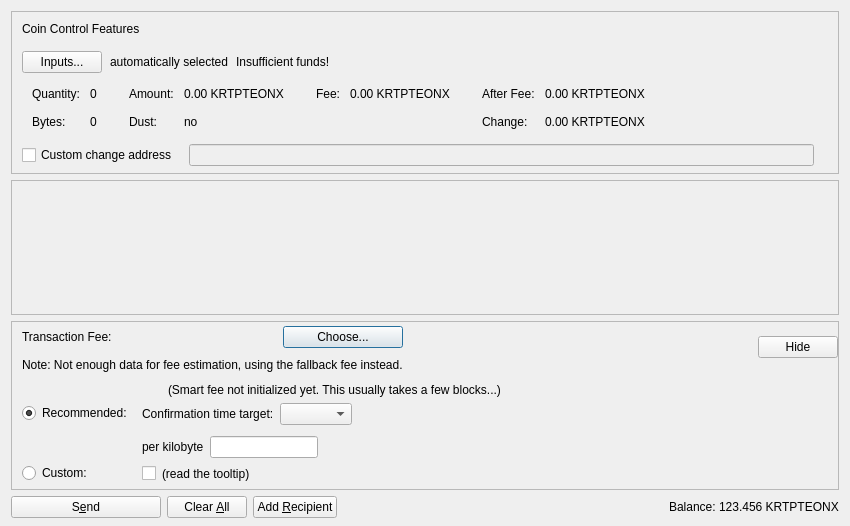
<?xml version="1.0" encoding="UTF-8"?>
<ui version="4.0">
 <class>SendCoinsDialog</class>
 <widget class="QDialog" name="SendCoinsDialog">
  <property name="geometry">
   <rect>
    <x>0</x>
    <y>0</y>
    <width>850</width>
    <height>526</height>
   </rect>
  </property>
  <property name="windowTitle">
   <string>Send Coins</string>
  </property>
  <layout class="QVBoxLayout" name="verticalLayout" stretch="0,1,0,0">
   <property name="bottomMargin">
    <number>8</number>
   </property>
   <item>
    <widget class="QFrame" name="frameCoinControl">
     <property name="sizePolicy">
      <sizepolicy hsizetype="Expanding" vsizetype="Expanding">
       <horstretch>0</horstretch>
       <verstretch>0</verstretch>
      </sizepolicy>
     </property>
     <property name="maximumSize">
      <size>
       <width>16777215</width>
       <height>16777215</height>
      </size>
     </property>
     <property name="frameShape">
      <enum>QFrame::StyledPanel</enum>
     </property>
     <property name="frameShadow">
      <enum>QFrame::Sunken</enum>
     </property>
     <layout class="QVBoxLayout" name="verticalLayoutCoinControl2">
      <property name="spacing">
       <number>0</number>
      </property>
      <property name="leftMargin">
       <number>0</number>
      </property>
      <property name="topMargin">
       <number>0</number>
      </property>
      <property name="rightMargin">
       <number>0</number>
      </property>
      <property name="bottomMargin">
       <number>6</number>
      </property>
      <item>
       <layout class="QVBoxLayout" name="verticalLayoutCoinControl" stretch="0,0,0,0,1">
        <property name="spacing">
         <number>0</number>
        </property>
        <property name="leftMargin">
         <number>10</number>
        </property>
        <property name="topMargin">
         <number>10</number>
        </property>
        <item>
         <layout class="QHBoxLayout" name="horizontalLayoutCoinControl1">
          <property name="bottomMargin">
           <number>15</number>
          </property>
          <item>
           <widget class="QLabel" name="labelCoinControlFeatures">
            <property name="sizePolicy">
             <sizepolicy hsizetype="Preferred" vsizetype="Maximum">
              <horstretch>0</horstretch>
              <verstretch>0</verstretch>
             </sizepolicy>
            </property>
            <property name="text">
             <string>Coin Control Features</string>
            </property>
           </widget>
          </item>
         </layout>
        </item>
        <item>
         <layout class="QHBoxLayout" name="horizontalLayoutCoinControl2" stretch="0,0,0,0">
          <property name="spacing">
           <number>8</number>
          </property>
          <property name="bottomMargin">
           <number>10</number>
          </property>
          <item>
           <widget class="QPushButton" name="pushButtonCoinControl">
            <property name="styleSheet">
             <string notr="true"/>
            </property>
            <property name="text">
             <string>Inputs...</string>
            </property>
            <property name="autoDefault">
             <bool>false</bool>
            </property>
           </widget>
          </item>
          <item>
           <widget class="QLabel" name="labelCoinControlAutomaticallySelected">
            <property name="text">
             <string>automatically selected</string>
            </property>
            <property name="margin">
             <number>5</number>
            </property>
           </widget>
          </item>
          <item>
           <widget class="QLabel" name="labelCoinControlInsuffFunds">
            <property name="text">
             <string>Insufficient funds!</string>
            </property>
            <property name="margin">
             <number>5</number>
            </property>
           </widget>
          </item>
          <item>
           <spacer name="horizontalSpacerCoinControl">
            <property name="orientation">
             <enum>Qt::Horizontal</enum>
            </property>
            <property name="sizeHint" stdset="0">
             <size>
              <width>40</width>
              <height>1</height>
             </size>
            </property>
           </spacer>
          </item>
         </layout>
        </item>
        <item>
         <widget class="QWidget" name="widgetCoinControl" native="true">
          <property name="sizePolicy">
           <sizepolicy hsizetype="Preferred" vsizetype="Preferred">
            <horstretch>0</horstretch>
            <verstretch>0</verstretch>
           </sizepolicy>
          </property>
          <property name="minimumSize">
           <size>
            <width>0</width>
            <height>0</height>
           </size>
          </property>
          <property name="styleSheet">
           <string notr="true"/>
          </property>
          <layout class="QHBoxLayout" name="horizontalLayoutCoinControl5">
           <property name="leftMargin">
            <number>0</number>
           </property>
           <property name="topMargin">
            <number>0</number>
           </property>
           <property name="rightMargin">
            <number>0</number>
           </property>
           <property name="bottomMargin">
            <number>0</number>
           </property>
           <item>
            <layout class="QHBoxLayout" name="horizontalLayoutCoinControl3" stretch="0,0,0,1">
             <property name="spacing">
              <number>20</number>
             </property>
             <property name="topMargin">
              <number>0</number>
             </property>
             <property name="bottomMargin">
              <number>10</number>
             </property>
             <item>
              <layout class="QFormLayout" name="formLayoutCoinControl1">
               <property name="horizontalSpacing">
                <number>10</number>
               </property>
               <property name="verticalSpacing">
                <number>14</number>
               </property>
               <property name="leftMargin">
                <number>10</number>
               </property>
               <property name="topMargin">
                <number>4</number>
               </property>
               <property name="rightMargin">
                <number>6</number>
               </property>
               <item row="0" column="0">
                <widget class="QLabel" name="labelCoinControlQuantityText">
                 <property name="text">
                  <string>Quantity:</string>
                 </property>
                 <property name="margin">
                  <number>0</number>
                 </property>
                </widget>
               </item>
               <item row="0" column="1">
                <widget class="QLabel" name="labelCoinControlQuantity">
                 <property name="cursor">
                  <cursorShape>IBeamCursor</cursorShape>
                 </property>
                 <property name="contextMenuPolicy">
                  <enum>Qt::ActionsContextMenu</enum>
                 </property>
                 <property name="text">
                  <string notr="true">0</string>
                 </property>
                 <property name="margin">
                  <number>0</number>
                 </property>
                 <property name="textInteractionFlags">
                  <set>Qt::LinksAccessibleByMouse|Qt::TextSelectableByKeyboard|Qt::TextSelectableByMouse</set>
                 </property>
                </widget>
               </item>
               <item row="1" column="0">
                <widget class="QLabel" name="labelCoinControlBytesText">
                 <property name="text">
                  <string>Bytes:</string>
                 </property>
                </widget>
               </item>
               <item row="1" column="1">
                <widget class="QLabel" name="labelCoinControlBytes">
                 <property name="cursor">
                  <cursorShape>IBeamCursor</cursorShape>
                 </property>
                 <property name="contextMenuPolicy">
                  <enum>Qt::ActionsContextMenu</enum>
                 </property>
                 <property name="text">
                  <string notr="true">0</string>
                 </property>
                 <property name="textInteractionFlags">
                  <set>Qt::LinksAccessibleByMouse|Qt::TextSelectableByKeyboard|Qt::TextSelectableByMouse</set>
                 </property>
                </widget>
               </item>
              </layout>
             </item>
             <item>
              <layout class="QFormLayout" name="formLayoutCoinControl2">
               <property name="horizontalSpacing">
                <number>10</number>
               </property>
               <property name="verticalSpacing">
                <number>14</number>
               </property>
               <property name="leftMargin">
                <number>6</number>
               </property>
               <property name="topMargin">
                <number>4</number>
               </property>
               <property name="rightMargin">
                <number>6</number>
               </property>
               <item row="0" column="0">
                <widget class="QLabel" name="labelCoinControlAmountText">
                 <property name="text">
                  <string>Amount:</string>
                 </property>
                 <property name="margin">
                  <number>0</number>
                 </property>
                </widget>
               </item>
               <item row="0" column="1">
                <widget class="QLabel" name="labelCoinControlAmount">
                 <property name="cursor">
                  <cursorShape>IBeamCursor</cursorShape>
                 </property>
                 <property name="contextMenuPolicy">
                  <enum>Qt::ActionsContextMenu</enum>
                 </property>
                 <property name="text">
                  <string notr="true">0.00 KRTPTEONX</string>
                 </property>
                 <property name="textInteractionFlags">
                  <set>Qt::LinksAccessibleByMouse|Qt::TextSelectableByKeyboard|Qt::TextSelectableByMouse</set>
                 </property>
                </widget>
               </item>
               <item row="1" column="0">
                <widget class="QLabel" name="labelCoinControlLowOutputText">
                 <property name="text">
                  <string>Dust:</string>
                 </property>
                </widget>
               </item>
               <item row="1" column="1">
                <widget class="QLabel" name="labelCoinControlLowOutput">
                 <property name="cursor">
                  <cursorShape>IBeamCursor</cursorShape>
                 </property>
                 <property name="contextMenuPolicy">
                  <enum>Qt::ActionsContextMenu</enum>
                 </property>
                 <property name="text">
                  <string notr="true">no</string>
                 </property>
                 <property name="textInteractionFlags">
                  <set>Qt::LinksAccessibleByMouse|Qt::TextSelectableByKeyboard|Qt::TextSelectableByMouse</set>
                 </property>
                </widget>
               </item>
              </layout>
             </item>
             <item>
              <layout class="QFormLayout" name="formLayoutCoinControl3">
               <property name="horizontalSpacing">
                <number>10</number>
               </property>
               <property name="verticalSpacing">
                <number>14</number>
               </property>
               <property name="leftMargin">
                <number>6</number>
               </property>
               <property name="topMargin">
                <number>4</number>
               </property>
               <property name="rightMargin">
                <number>6</number>
               </property>
               <item row="0" column="0">
                <widget class="QLabel" name="labelCoinControlFeeText">
                 <property name="text">
                  <string>Fee:</string>
                 </property>
                 <property name="margin">
                  <number>0</number>
                 </property>
                </widget>
               </item>
               <item row="0" column="1">
                <widget class="QLabel" name="labelCoinControlFee">
                 <property name="cursor">
                  <cursorShape>IBeamCursor</cursorShape>
                 </property>
                 <property name="contextMenuPolicy">
                  <enum>Qt::ActionsContextMenu</enum>
                 </property>
                 <property name="text">
                  <string notr="true">0.00 KRTPTEONX</string>
                 </property>
                 <property name="textInteractionFlags">
                  <set>Qt::LinksAccessibleByMouse|Qt::TextSelectableByKeyboard|Qt::TextSelectableByMouse</set>
                 </property>
                </widget>
               </item>
              </layout>
             </item>
             <item>
              <layout class="QFormLayout" name="formLayoutCoinControl4">
               <property name="horizontalSpacing">
                <number>10</number>
               </property>
               <property name="verticalSpacing">
                <number>14</number>
               </property>
               <property name="leftMargin">
                <number>6</number>
               </property>
               <property name="topMargin">
                <number>4</number>
               </property>
               <property name="rightMargin">
                <number>6</number>
               </property>
               <item row="0" column="0">
                <widget class="QLabel" name="labelCoinControlAfterFeeText">
                 <property name="text">
                  <string>After Fee:</string>
                 </property>
                 <property name="margin">
                  <number>0</number>
                 </property>
                </widget>
               </item>
               <item row="0" column="1">
                <widget class="QLabel" name="labelCoinControlAfterFee">
                 <property name="cursor">
                  <cursorShape>IBeamCursor</cursorShape>
                 </property>
                 <property name="contextMenuPolicy">
                  <enum>Qt::ActionsContextMenu</enum>
                 </property>
                 <property name="text">
                  <string notr="true">0.00 KRTPTEONX</string>
                 </property>
                 <property name="textInteractionFlags">
                  <set>Qt::LinksAccessibleByMouse|Qt::TextSelectableByKeyboard|Qt::TextSelectableByMouse</set>
                 </property>
                </widget>
               </item>
               <item row="1" column="0">
                <widget class="QLabel" name="labelCoinControlChangeText">
                 <property name="text">
                  <string>Change:</string>
                 </property>
                </widget>
               </item>
               <item row="1" column="1">
                <widget class="QLabel" name="labelCoinControlChange">
                 <property name="cursor">
                  <cursorShape>IBeamCursor</cursorShape>
                 </property>
                 <property name="contextMenuPolicy">
                  <enum>Qt::ActionsContextMenu</enum>
                 </property>
                 <property name="text">
                  <string notr="true">0.00 KRTPTEONX</string>
                 </property>
                 <property name="textInteractionFlags">
                  <set>Qt::LinksAccessibleByMouse|Qt::TextSelectableByKeyboard|Qt::TextSelectableByMouse</set>
                 </property>
                </widget>
               </item>
              </layout>
             </item>
            </layout>
           </item>
          </layout>
         </widget>
        </item>
        <item>
         <layout class="QHBoxLayout" name="horizontalLayoutCoinControl4" stretch="0,0,0">
          <property name="spacing">
           <number>12</number>
          </property>
          <property name="sizeConstraint">
           <enum>QLayout::SetDefaultConstraint</enum>
          </property>
          <property name="topMargin">
           <number>5</number>
          </property>
          <property name="rightMargin">
           <number>5</number>
          </property>
          <item>
           <widget class="QCheckBox" name="checkBoxCoinControlChange">
            <property name="toolTip">
             <string>If this is activated, but the change address is empty or invalid, change will be sent to a newly generated address.</string>
            </property>
            <property name="text">
             <string>Custom change address</string>
            </property>
           </widget>
          </item>
          <item>
           <widget class="QValidatedLineEdit" name="lineEditCoinControlChange">
            <property name="enabled">
             <bool>false</bool>
            </property>
            <property name="sizePolicy">
             <sizepolicy hsizetype="Expanding" vsizetype="Fixed">
              <horstretch>0</horstretch>
              <verstretch>0</verstretch>
             </sizepolicy>
            </property>
           </widget>
          </item>
          <item>
           <widget class="QLabel" name="labelCoinControlChangeLabel">
            <property name="sizePolicy">
             <sizepolicy hsizetype="Preferred" vsizetype="Expanding">
              <horstretch>0</horstretch>
              <verstretch>0</verstretch>
             </sizepolicy>
            </property>
            <property name="minimumSize">
             <size>
              <width>0</width>
              <height>0</height>
             </size>
            </property>
            <property name="text">
             <string/>
            </property>
            <property name="margin">
             <number>3</number>
            </property>
           </widget>
          </item>
         </layout>
        </item>
        <item>
         <spacer name="verticalSpacerCoinControl">
          <property name="orientation">
           <enum>Qt::Vertical</enum>
          </property>
          <property name="sizeHint" stdset="0">
           <size>
            <width>800</width>
            <height>1</height>
           </size>
          </property>
         </spacer>
        </item>
       </layout>
      </item>
     </layout>
    </widget>
   </item>
   <item>
    <widget class="QScrollArea" name="scrollArea">
     <property name="widgetResizable">
      <bool>true</bool>
     </property>
     <widget class="QWidget" name="scrollAreaWidgetContents">
      <property name="geometry">
       <rect>
        <x>0</x>
        <y>0</y>
        <width>830</width>
        <height>104</height>
       </rect>
      </property>
      <layout class="QVBoxLayout" name="verticalLayout_2" stretch="0,1">
       <property name="leftMargin">
        <number>0</number>
       </property>
       <property name="topMargin">
        <number>0</number>
       </property>
       <property name="rightMargin">
        <number>0</number>
       </property>
       <property name="bottomMargin">
        <number>0</number>
       </property>
       <item>
        <layout class="QVBoxLayout" name="entries">
         <property name="spacing">
          <number>6</number>
         </property>
        </layout>
       </item>
       <item>
        <spacer name="verticalSpacer">
         <property name="orientation">
          <enum>Qt::Vertical</enum>
         </property>
         <property name="sizeHint" stdset="0">
          <size>
           <width>20</width>
           <height>40</height>
          </size>
         </property>
        </spacer>
       </item>
      </layout>
     </widget>
    </widget>
   </item>
   <item>
    <widget class="QFrame" name="frameFee">
     <property name="sizePolicy">
      <sizepolicy hsizetype="Expanding" vsizetype="Expanding">
       <horstretch>0</horstretch>
       <verstretch>0</verstretch>
      </sizepolicy>
     </property>
     <property name="maximumSize">
      <size>
       <width>16777215</width>
       <height>16777215</height>
      </size>
     </property>
     <property name="frameShape">
      <enum>QFrame::StyledPanel</enum>
     </property>
     <property name="frameShadow">
      <enum>QFrame::Sunken</enum>
     </property>
     <layout class="QVBoxLayout" name="verticalLayoutFee1">
      <property name="spacing">
       <number>0</number>
      </property>
      <property name="leftMargin">
       <number>0</number>
      </property>
      <property name="topMargin">
       <number>0</number>
      </property>
      <property name="rightMargin">
       <number>0</number>
      </property>
      <property name="bottomMargin">
       <number>0</number>
      </property>
      <item>
       <layout class="QVBoxLayout" name="verticalLayoutFee2" stretch="0,0,0">
        <property name="spacing">
         <number>0</number>
        </property>
        <property name="leftMargin">
         <number>10</number>
        </property>
        <property name="topMargin">
         <number>0</number>
        </property>
        <item>
         <layout class="QHBoxLayout" name="horizontalLayoutFee1">
          <property name="bottomMargin">
           <number>0</number>
          </property>
          <item>
           <layout class="QVBoxLayout" name="verticalLayoutFee7">
            <property name="spacing">
             <number>0</number>
            </property>
            <item>
             <spacer name="verticalSpacerSmartFee">
              <property name="orientation">
               <enum>Qt::Vertical</enum>
              </property>
              <property name="sizeType">
               <enum>QSizePolicy::Fixed</enum>
              </property>
              <property name="sizeHint" stdset="0">
               <size>
                <width>1</width>
                <height>4</height>
               </size>
              </property>
             </spacer>
            </item>
            <item>
             <layout class="QHBoxLayout" name="horizontalLayoutSmartFee">
              <property name="spacing">
               <number>10</number>
              </property>
              <item>
               <widget class="QLabel" name="labelFeeHeadline">
                <property name="sizePolicy">
                 <sizepolicy hsizetype="Preferred" vsizetype="Maximum">
                  <horstretch>0</horstretch>
                  <verstretch>0</verstretch>
                 </sizepolicy>
                </property>
                <property name="text">
                 <string>Transaction Fee:</string>
                </property>
               </widget>
              </item>
              <item>
               <widget class="QLabel" name="labelFeeMinimized">
                <property name="text">
                 <string/>
                </property>
               </widget>
              </item>
              <item>
               <widget class="QPushButton" name="buttonChooseFee">
                <property name="text">
                 <string>Choose...</string>
                </property>
               </widget>
              </item>
             </layout>
            </item>
            <item>
             <spacer name="verticalSpacer_7">
              <property name="orientation">
               <enum>Qt::Vertical</enum>
              </property>
              <property name="sizeHint" stdset="0">
               <size>
                <width>1</width>
                <height>10</height>
               </size>
              </property>
             </spacer>
            </item>
            <item>
             <widget class="QLabel" name="fallbackFeeWarningLabel">
              <property name="toolTip">
               <string>Using the fallbackfee can result in sending a transaction that will take several hours or days (or never) to confirm. Consider choosing your fee manually or wait until you have validated the complete chain.</string>
              </property>
              <property name="text">
               <string>Note: Not enough data for fee estimation, using the fallback fee instead.</string>
              </property>
              <property name="wordWrap">
               <bool>false</bool>
              </property>
             </widget>
            </item>
            <item>
             <spacer name="verticalSpacer_5">
              <property name="orientation">
               <enum>Qt::Vertical</enum>
              </property>
              <property name="sizeHint" stdset="0">
               <size>
                <width>1</width>
                <height>1</height>
               </size>
              </property>
             </spacer>
            </item>
           </layout>
          </item>
          <item>
           <spacer name="horizontalSpacer_4">
            <property name="orientation">
             <enum>Qt::Horizontal</enum>
            </property>
            <property name="sizeHint" stdset="0">
             <size>
              <width>1</width>
              <height>1</height>
             </size>
            </property>
           </spacer>
          </item>
          <item>
           <widget class="QPushButton" name="buttonMinimizeFee">
            <property name="toolTip">
             <string>collapse fee-settings</string>
            </property>
            <property name="text">
             <string>Hide</string>
            </property>
           </widget>
          </item>
         </layout>
        </item>
        <item>
         <widget class="QFrame" name="frameFeeSelection">
          <layout class="QVBoxLayout" name="verticalLayoutFee12">
           <property name="spacing">
            <number>0</number>
           </property>
           <property name="leftMargin">
            <number>0</number>
           </property>
           <property name="topMargin">
            <number>0</number>
           </property>
           <property name="rightMargin">
            <number>0</number>
           </property>
           <property name="bottomMargin">
            <number>0</number>
           </property>
           <item>
            <layout class="QGridLayout" name="gridLayoutFee">
             <property name="topMargin">
              <number>10</number>
             </property>
             <property name="bottomMargin">
              <number>4</number>
             </property>
             <property name="horizontalSpacing">
              <number>10</number>
             </property>
             <property name="verticalSpacing">
              <number>4</number>
             </property>
             <item row="1" column="1">
              <layout class="QVBoxLayout" name="verticalLayoutFee8">
               <property name="spacing">
                <number>6</number>
               </property>
               <property name="topMargin">
                <number>3</number>
               </property>
               <item>
                <layout class="QHBoxLayout" name="horizontalLayoutFee13" stretch="0,0,1">
                 <item>
                  <widget class="QLabel" name="labelCustomPerKilobyte">
                   <property name="toolTip">
                    <string>If the custom fee is set to 1000 ruffs and the transaction is only 250 bytes, then &quot;per kilobyte&quot; only pays 250 ruffs in fee,&lt;br /&gt;while &quot;at least&quot; pays 1000 ruffs. For transactions bigger than a kilobyte both pay by kilobyte.</string>
                   </property>
                   <property name="text">
                    <string>per kilobyte</string>
                   </property>
                  </widget>
                 </item>
                 <item>
                  <widget class="BitcoinAmountField" name="customFee"/>
                 </item>
                 <item>
                  <spacer name="horizontalSpacer_6">
                   <property name="orientation">
                    <enum>Qt::Horizontal</enum>
                   </property>
                   <property name="sizeHint" stdset="0">
                    <size>
                     <width>1</width>
                     <height>1</height>
                    </size>
                   </property>
                  </spacer>
                 </item>
                </layout>
               </item>
               <item>
                <layout class="QHBoxLayout" name="horizontalLayoutFee8">
                 <item>
                  <widget class="QCheckBox" name="checkBoxMinimumFee">
                   <property name="toolTip">
                    <string>Paying only the minimum fee is just fine as long as there is less transaction volume than space in the blocks.&lt;br /&gt;But be aware that this can end up in a never confirming transaction once there is more demand for krypteonx transactions than the network can process.</string>
                   </property>
                   <property name="text">
                    <string/>
                   </property>
                  </widget>
                 </item>
                 <item>
                  <widget class="QLabel" name="labelMinFeeWarning">
                   <property name="enabled">
                    <bool>true</bool>
                   </property>
                   <property name="toolTip">
                    <string>Paying only the minimum fee is just fine as long as there is less transaction volume than space in the blocks.&lt;br /&gt;But be aware that this can end up in a never confirming transaction once there is more demand for krypteonx transactions than the network can process.</string>
                   </property>
                   <property name="text">
                    <string>(read the tooltip)</string>
                   </property>
                   <property name="margin">
                    <number>5</number>
                   </property>
                  </widget>
                 </item>
                 <item>
                  <spacer name="horizontalSpacer_2">
                   <property name="orientation">
                    <enum>Qt::Horizontal</enum>
                   </property>
                   <property name="sizeHint" stdset="0">
                    <size>
                     <width>1</width>
                     <height>1</height>
                    </size>
                   </property>
                  </spacer>
                 </item>
                </layout>
               </item>
              </layout>
             </item>
             <item row="0" column="0">
              <layout class="QVBoxLayout" name="verticalLayoutFee4" stretch="0,1">
               <property name="topMargin">
                <number>20</number>
               </property>
               <property name="bottomMargin">
                <number>3</number>
               </property>
               <item>
                <widget class="QRadioButton" name="radioSmartFee">
                 <property name="text">
                  <string>Recommended:</string>
                 </property>
                 <property name="checked">
                  <bool>true</bool>
                 </property>
                 <attribute name="buttonGroup">
                  <string notr="true">groupFee</string>
                 </attribute>
                </widget>
               </item>
               <item>
                <spacer name="verticalSpacer_2">
                 <property name="orientation">
                  <enum>Qt::Vertical</enum>
                 </property>
                 <property name="sizeHint" stdset="0">
                  <size>
                   <width>1</width>
                   <height>1</height>
                  </size>
                 </property>
                </spacer>
               </item>
              </layout>
             </item>
             <item row="1" column="0">
              <layout class="QVBoxLayout" name="verticalLayoutFee9" stretch="0,1">
               <property name="topMargin">
                <number>30</number>
               </property>
               <item>
                <widget class="QRadioButton" name="radioCustomFee">
                 <property name="text">
                  <string>Custom:</string>
                 </property>
                 <attribute name="buttonGroup">
                  <string notr="true">groupFee</string>
                 </attribute>
                </widget>
               </item>
               <item>
                <spacer name="verticalSpacer_6">
                 <property name="orientation">
                  <enum>Qt::Vertical</enum>
                 </property>
                 <property name="sizeHint" stdset="0">
                  <size>
                   <width>1</width>
                   <height>1</height>
                  </size>
                 </property>
                </spacer>
               </item>
              </layout>
             </item>
             <item row="0" column="1">
              <layout class="QVBoxLayout" name="verticalLayoutFee3" stretch="0,0,1">
               <property name="spacing">
                <number>6</number>
               </property>
               <property name="topMargin">
                <number>0</number>
               </property>
               <property name="bottomMargin">
                <number>3</number>
               </property>
               <item>
                <layout class="QHBoxLayout" name="horizontalLayoutFee12">
                 <item>
                  <widget class="QLabel" name="labelSmartFee">
                   <property name="text">
                    <string/>
                   </property>
                   <property name="margin">
                    <number>2</number>
                   </property>
                  </widget>
                 </item>
                 <item>
                  <widget class="QLabel" name="labelFeeEstimation">
                   <property name="text">
                    <string/>
                   </property>
                  </widget>
                 </item>
                 <item>
                  <widget class="QLabel" name="labelSmartFee2">
                   <property name="text">
                    <string>(Smart fee not initialized yet. This usually takes a few blocks...)</string>
                   </property>
                   <property name="margin">
                    <number>2</number>
                   </property>
                  </widget>
                 </item>
                 <item>
                  <spacer name="horizontalSpacer_5">
                   <property name="orientation">
                    <enum>Qt::Horizontal</enum>
                   </property>
                   <property name="sizeHint" stdset="0">
                    <size>
                     <width>1</width>
                     <height>1</height>
                    </size>
                   </property>
                  </spacer>
                 </item>
                </layout>
               </item>
               <item>
                <layout class="QHBoxLayout" name="horizontalLayoutFee9">
                 <item>
                  <layout class="QVBoxLayout" name="verticalLayoutFee6">
                   <item>
                    <widget class="QLabel" name="labelSmartFee3">
                     <property name="text">
                      <string>Confirmation time target:</string>
                     </property>
                     <property name="margin">
                      <number>2</number>
                     </property>
                    </widget>
                   </item>
                  </layout>
                 </item>
                 <item>
                  <layout class="QVBoxLayout" name="verticalLayoutFee5">
                   <property name="rightMargin">
                    <number>30</number>
                   </property>
                   <item>
                    <layout class="QHBoxLayout" name="horizontalLayoutConfTarget">
                     <property name="bottomMargin">
                      <number>0</number>
                     </property>
                     <item>
                      <widget class="QComboBox" name="confTargetSelector"/>
                     </item>
                     <item>
                      <spacer name="horizontalSpacerConfTarget">
                       <property name="orientation">
                        <enum>Qt::Horizontal</enum>
                       </property>
                       <property name="sizeHint" stdset="0">
                        <size>
                         <width>40</width>
                         <height>20</height>
                        </size>
                       </property>
                      </spacer>
                     </item>
                    </layout>
                   </item>
                  </layout>
                 </item>
                </layout>
               </item>
               <item>
                <spacer name="verticalSpacer_4">
                 <property name="orientation">
                  <enum>Qt::Vertical</enum>
                 </property>
                 <property name="sizeHint" stdset="0">
                  <size>
                   <width>1</width>
                   <height>1</height>
                  </size>
                 </property>
                </spacer>
               </item>
              </layout>
             </item>
            </layout>
           </item>
          </layout>
         </widget>
        </item>
        <item>
         <spacer name="verticalSpacerFee">
          <property name="orientation">
           <enum>Qt::Vertical</enum>
          </property>
          <property name="sizeHint" stdset="0">
           <size>
            <width>800</width>
            <height>1</height>
           </size>
          </property>
         </spacer>
        </item>
       </layout>
      </item>
     </layout>
    </widget>
   </item>
   <item>
    <layout class="QHBoxLayout" name="horizontalLayout">
     <item>
      <widget class="QPushButton" name="sendButton">
       <property name="minimumSize">
        <size>
         <width>150</width>
         <height>0</height>
        </size>
       </property>
       <property name="toolTip">
        <string>Confirm the send action</string>
       </property>
       <property name="text">
        <string>S&amp;end</string>
       </property>
       <property name="autoDefault">
        <bool>false</bool>
       </property>
       <property name="default">
        <bool>false</bool>
       </property>
      </widget>
     </item>
     <item>
      <widget class="QPushButton" name="clearButton">
       <property name="sizePolicy">
        <sizepolicy hsizetype="Minimum" vsizetype="Fixed">
         <horstretch>0</horstretch>
         <verstretch>0</verstretch>
        </sizepolicy>
       </property>
       <property name="toolTip">
        <string>Clear all fields of the form.</string>
       </property>
       <property name="text">
        <string>Clear &amp;All</string>
       </property>
       <property name="autoDefault">
        <bool>false</bool>
       </property>
      </widget>
     </item>
     <item>
      <widget class="QPushButton" name="addButton">
       <property name="toolTip">
        <string>Send to multiple recipients at once</string>
       </property>
       <property name="text">
        <string>Add &amp;Recipient</string>
       </property>
       <property name="autoDefault">
        <bool>false</bool>
       </property>
      </widget>
     </item>
     <item>
      <spacer name="horizontalSpacer">
       <property name="orientation">
        <enum>Qt::Horizontal</enum>
       </property>
       <property name="sizeHint" stdset="0">
        <size>
         <width>40</width>
         <height>20</height>
        </size>
       </property>
      </spacer>
     </item>
     <item>
      <layout class="QHBoxLayout" name="horizontalLayout_2">
       <property name="spacing">
        <number>3</number>
       </property>
       <item>
        <widget class="QLabel" name="labelBalanceText">
         <property name="text">
          <string>Balance:</string>
         </property>
        </widget>
       </item>
       <item>
        <widget class="QLabel" name="labelBalance">
         <property name="sizePolicy">
          <sizepolicy hsizetype="Preferred" vsizetype="Preferred">
           <horstretch>0</horstretch>
           <verstretch>0</verstretch>
          </sizepolicy>
         </property>
         <property name="cursor">
          <cursorShape>IBeamCursor</cursorShape>
         </property>
         <property name="text">
          <string notr="true">123.456 KRTPTEONX</string>
         </property>
         <property name="textInteractionFlags">
          <set>Qt::LinksAccessibleByMouse|Qt::TextSelectableByKeyboard|Qt::TextSelectableByMouse</set>
         </property>
        </widget>
       </item>
      </layout>
     </item>
    </layout>
   </item>
  </layout>
 </widget>
 <customwidgets>
  <customwidget>
   <class>QValidatedLineEdit</class>
   <extends>QLineEdit</extends>
   <header>qt/qvalidatedlineedit.h</header>
  </customwidget>
  <customwidget>
   <class>BitcoinAmountField</class>
   <extends>QLineEdit</extends>
   <header>qt/bitcoinamountfield.h</header>
   <container>1</container>
  </customwidget>
 </customwidgets>
 <resources>
  <include location="../krypteonx.qrc"/>
 </resources>
 <connections/>
 <buttongroups>
  <buttongroup name="groupFee"/>
 </buttongroups>
</ui>
